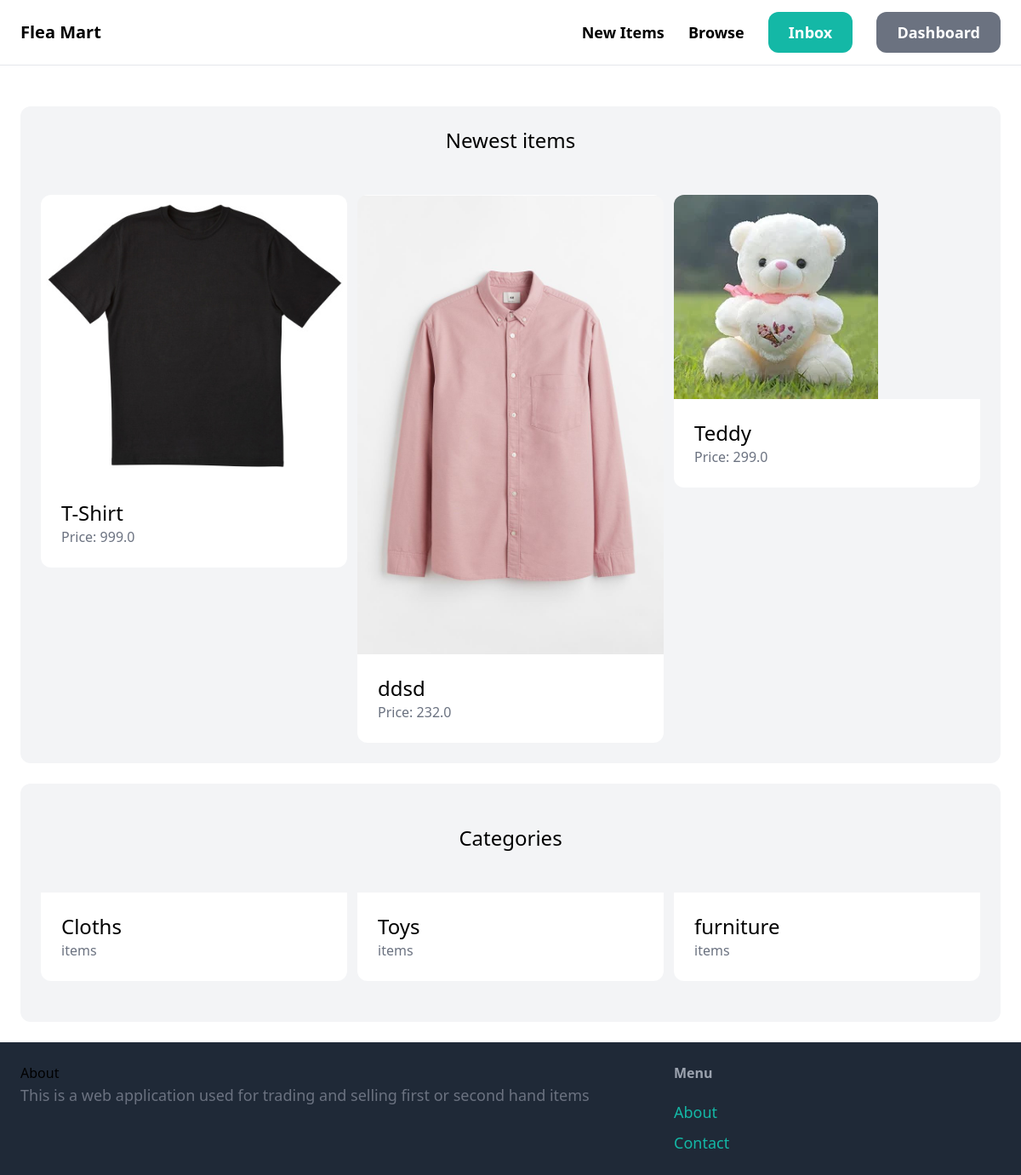
The app's page / (signed in) with its own data.
### item/models.py (models this page shows, shortened)
class Item(models.Model):
    category = models.ForeignKey(Category, related_name='item', on_delete=models.CASCADE)
    name = models.CharField(max_length=255)
    description = models.TextField(blank=True, null=True)
    price = models.FloatField()
    image = models.ImageField(upload_to='item_images', blank=True, null=True)
    is_sold = models.BooleanField(default=False)
    created_by = models.ForeignKey(User, related_name='item', on_delete=models.CASCADE)
    created_at = models.DateTimeField(auto_now_add=True)

class Category(models.Model):
    name = models.CharField(max_length=255)
    class Meta:
        ordering = ('name',)
        verbose_name_plural = 'Categories'

### main/views.py (the view)
# urls.py: path('', views.index, name='index'),
def index(request):
    items = Item.objects.filter(is_sold=False)[0:6]
    categories = Category.objects.all()
    return render(request, 'core/index.html',{
        'categories':categories,
        'items':items,
    })

### main/templates/core/index.html (shortened to what this page needs)
{% extends 'core/base.html' %}
{% block content %}
    <div class="mt-6 px-6 py-6 bg-gray-100 rounded-xl">
        <h2 class="mb-12 text-2xl text-center">Newest items</h2>
        <div class='grid grid-cols-3 gap-3'>
            {% for item in items %}
                <div>
                    <a href="{% url 'item:detail' item.id %}">
                        <div>
                            <img src="{{ item.image.url }}" class="rounded-t-xl">
                        </div>
                        <div class="p-6 bg-white rounded-b-xl">
                            <h2 class="text-2xl">{{ item.name }}</h2>
                            <p class="text-gray-500">Price: {{ item.price }}</p>
                        </div>
                    </a>
                </div>
            {% endfor %}
        </div>
    </div>
    <div class="mt-6 px-6 py-12 bg-gray-100 rounded-xl">
        <h2 class="mb-12 text-2xl text-center">Categories</h2>
        <div class="grid grid-cols-3 gap-3">
            {% for category in categories %}
                <div>
                    <a href="#">
                        <div class="p-6 bg-white rounded-b-xl">
                            <h2 class="text-2xl">{{ category.name }}</h2>
                            <p class="text-gray-500">{{ category.items.count }} items</p>
                        </div>
                    </a>
                </div>
            {% endfor %}
        </div>
    </div>
{% endblock %}

### records on screen
Item: image (picture), name "T-Shirt", price "999.0"
Item: image (picture), name "ddsd", price "232.0"
Item: image (picture), name "Teddy", price "299.0"
Category: name "Cloths"
Category: name "Toys"
Category: name "furniture"
